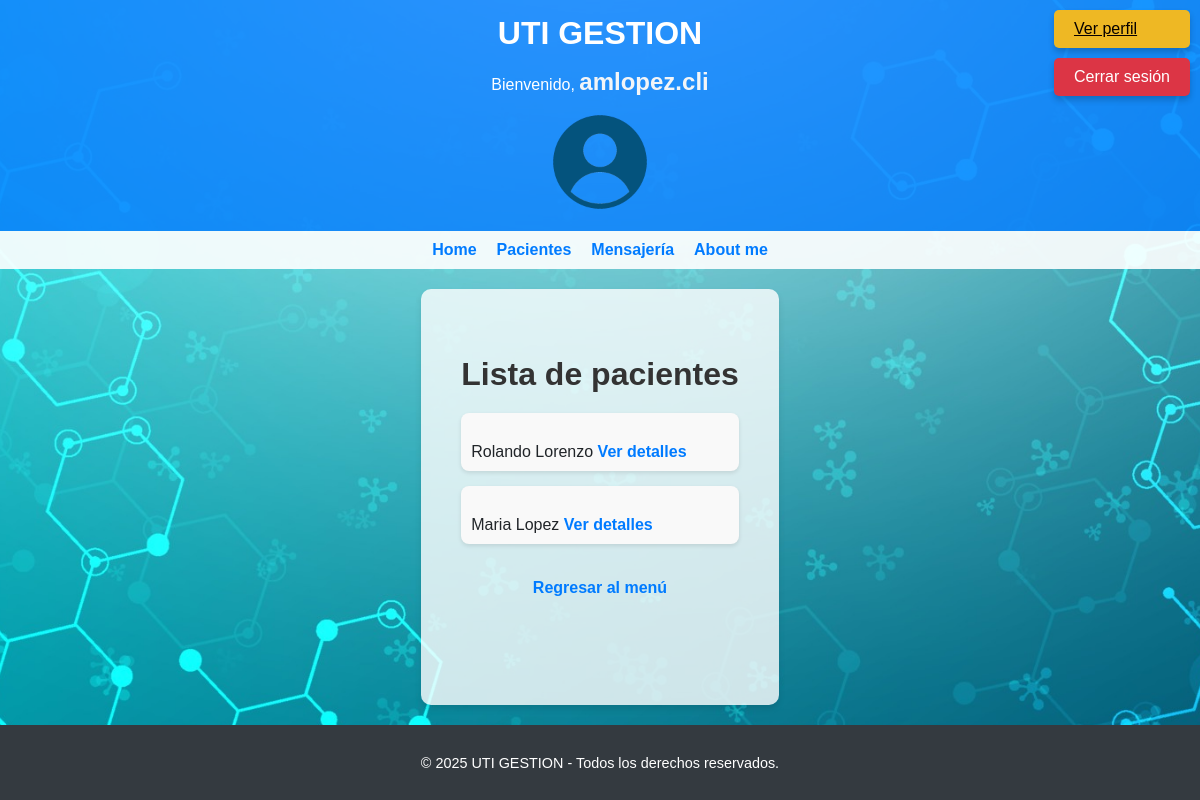
/pacientes/lista_pacientes/ (signed in), run on the app's committed database.
### usuarios/models.py (models this page shows, shortened)
class CustomUser(AbstractUser):
    ESPECIALIDADES = [
        ('Admision', 'Admision'),
        ('Clínica', 'Clínica'),
        ('Enfermería', 'Enfermería'),
        ('Pediatría', 'Pediatría'),
        ('Cardiología', 'Cardiología'),
        ('Traumatología', 'Traumatología'),
        ('Anestesiología', 'Anestesiología'),
        ('Terapia Intensiva', 'Terapia Intensiva'),
        ('Cirujia General', 'Cirugia General'),
        ('Imagenología', 'Imagenología'),
    ]
    especialidad = models.CharField(
        max_length=50,
        choices=ESPECIALIDADES,
        blank=True,
        null=True,
        verbose_name="Especialidad"
    )
    telefono = models.CharField(max_length=15, blank=True, null=True, verbose_name="Teléfono")
    direccion = models.CharField(max_length=150, blank=True, null=True, verbose_name="Dirección")
    fecha_nacimiento = models.DateField(blank=True, null=True, verbose_name="Fecha de nacimiento")
    nombre = models.CharField(max_length=50, blank=True, null=True, verbose_name="Nombre")  # Nuevo campo
    apellido = models.CharField(max_length=50, blank=True, null=True, verbose_name="Apellido")  # Nuevo campo
    nro_matricula_profesional = models.CharField(max_length=20, blank=True, null=True, verbose_name="Nro de Matrícula Profesional")  # Nuevo campo

### pacientes/models.py (models this page shows, shortened)
class Paciente(models.Model):
    nombre = models.CharField(max_length=100)
    apellido = models.CharField(max_length=100)
    fecha_nacimiento = models.DateField()
    dni = models.CharField(max_length=8, unique=True)
    historia_clinica = models.TextField()

### pacientes/views.py (the view)
# urls.py: path('lista_pacientes/', lista_pacientes, name='lista_pacientes'),
@login_required
def lista_pacientes(request):
    pacientes = Paciente.objects.all()
    return render(request, "pacientes/lista_pacientes.html", {"pacientes": pacientes})

### pacientes/templates/pacientes/lista_pacientes.html (shortened to what this page needs)
{% extends "hospital_uti/base.html" %}
{% block content %}
    <div class="lista-pacientes-container">
        <h2>Lista de pacientes</h2>
        <ul>
            {% for paciente in pacientes %}
                <li>
                    {{ paciente.nombre }} {{ paciente.apellido }}
                    <a href="{% url 'detalles_paciente' paciente_id=paciente.id %}">Ver detalles</a>
                </li>
            {% empty %}
                <li>No hay pacientes registrados.</li>
            {% endfor %}
        </ul>
        <a href="{% url 'inicio_pacientes' %}">Regresar al menú</a>
    </div>
{% endblock %}

### templates/hospital_uti/base.html (shortened to what this page needs)
<!DOCTYPE html>
<html lang="es">
<head>
    {% load static %}
    <link rel="stylesheet" type="text/css" href="{% static 'css/styles.css' %}">
</head>
<body>
    <div class="container">
        <header>
            <h1>UTI GESTION</h1>
            {% if request.user.is_authenticated %}
            <p>Bienvenido, <span class="username">{{ request.user.username }}</span></p>
            <div>
                {% if request.user.perfil.imagen %}
                <img src="{{ request.user.perfil.imagen.url }}" alt="Avatar"
                    style="width: 100px; height: 100px; max-width: 100px; max-height: 100px; border-radius: 50%; object-fit: cover;">
                {% else %}
                <img src="{% static 'avatars/default_avatar.png' %}" alt="Avatar por defecto"
                    style="width: 100px; height: 100px; max-width: 100px; max-height: 100px; border-radius: 50%; object-fit: cover;">
                {% endif %}
            </div>
            {% endif %}
        </header>
        <nav>
            <ul>
                <li><a href="{% url 'home' %}">Home</a></li>
                {% if user.is_authenticated %}
                <li><a href="{% url 'inicio_pacientes' %}">Pacientes</a></li>
                <li><a href="{% url 'ver_chats' %}">Mensajería</a></li>
                {% else %}
                <li><a href="{% url 'login' %}">Iniciar sesión</a></li>
                <li><a href="{% url 'registro' %}">Registro</a></li>
                {% endif %}
                <li><a href="{% url 'about' %}">About me</a></li>
            </ul>
        </nav>
        {% if user.is_authenticated %}
        <div class="auth-buttons">
            <a href="{% url 'ver_perfil' %}" class="profile-btn">Ver perfil</a>
            <form action="{% url 'logout' %}" method="POST" style="display:inline;">
                <button type="submit" class="logout-btn">Cerrar sesión</button>
            </form>
        </div>
        {% endif %}
        <main class="content">
            {% block content %}
            {% endblock %}
        </main>
        <footer>
            <p>&copy; 2025 UTI GESTION - Todos los derechos reservados.</p>
        </footer>
    </div>
</body>
</html>

### static/css/styles.css (style rules this page uses)
body { font-family: Arial, sans-serif; margin: 0; padding: 0; display: flex; flex-direction: column; min-height: 100vh; background-image: url('/static/images/fondo_web.jpg'); background-size: cover; background-position: center; background-repeat: no-repeat; color: #212529; }
.container { display: flex; flex-direction: column; flex: 1; }
.username { font-weight: bold; font-size: 1.5rem; color: #f3f5f7; }
header { background-color: rgba(0, 123, 255, 0.8); color: white; padding: 15px; text-align: center; }
header h1 { margin: 0; font-size: 2rem; }
nav { background-color: rgba(255, 255, 255, 0.9); padding: 10px; }
nav ul { list-style: none; padding: 0; margin: 0; display: flex; gap: 20px; justify-content: center; }
nav ul li a, nav ul li button { color: #007bff; text-decoration: none; font-weight: bold; }
.auth-buttons { position: fixed; top: 10px; right: 10px; display: flex; flex-direction: column; gap: 10px; }
.profile-btn { background-color: #eeb824; color: rgb(7, 0, 0); padding: 10px 20px; border: none; border-radius: 5px; cursor: pointer; font-size: 1rem; box-shadow: 0px 4px 6px rgba(0, 0, 0, 0.2); }
.logout-btn { background-color: #dc3545; color: white; padding: 10px 20px; border: none; border-radius: 5px; cursor: pointer; font-size: 1rem; box-shadow: 0px 4px 6px rgba(0, 0, 0, 0.2); }
main.content { background: rgba(255, 255, 255, 0.8); padding: 20px; border-radius: 10px; margin: 20px auto; max-width: 1200px; box-shadow: 0px 4px 6px rgba(0, 0, 0, 0.1); flex: 1; }
footer { background-color: #343a40; color: white; text-align: center; padding: 15px; font-size: 0.9rem; margin-top: auto; }
.lista-pacientes-container { max-width: 1200px; margin: 0 auto; padding: 20px; text-align: center; }
.lista-pacientes-container h2 { font-size: 2rem; color: #333; margin-bottom: 20px; }
.lista-pacientes-container ul { list-style: none; padding: 0; margin: 0; text-align: left; }
.lista-pacientes-container ul li { background-color: #f9f9f9; padding: 10px; border-radius: 8px; margin-bottom: 15px; box-shadow: 0 2px 4px rgba(0, 0, 0, 0.1); }
.lista-pacientes-container ul li a { color: #007bff; text-decoration: none; font-weight: bold; }
.lista-pacientes-container a { margin-top: 20px; display: inline-block; color: #007bff; text-decoration: none; font-weight: bold; }

### data on the page
CustomUser: user.username "amlopez.cli"
Paciente: nombre "Rolando", apellido "Lorenzo"
Paciente: nombre "Maria", apellido "Lopez"
